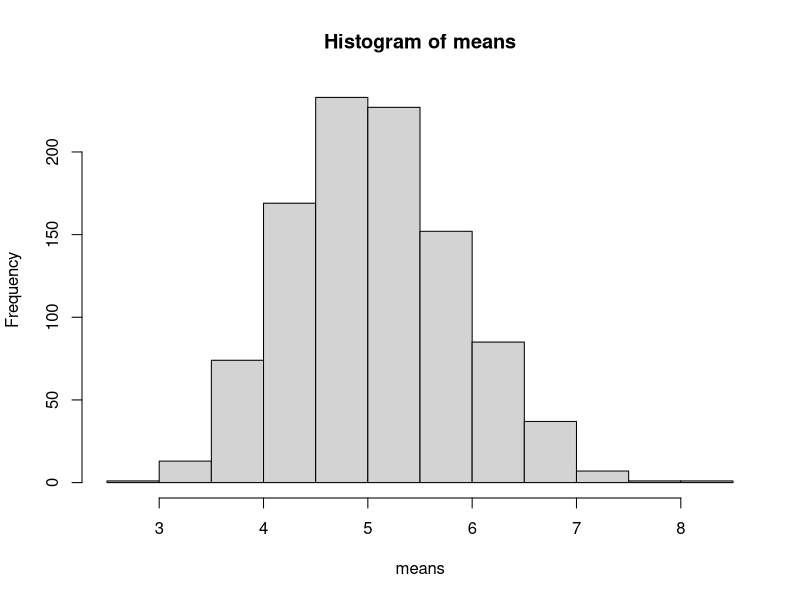
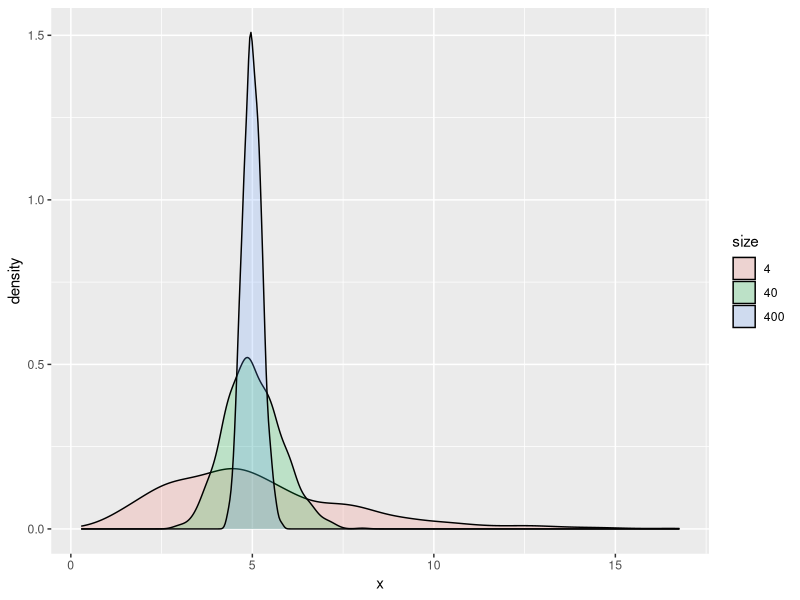
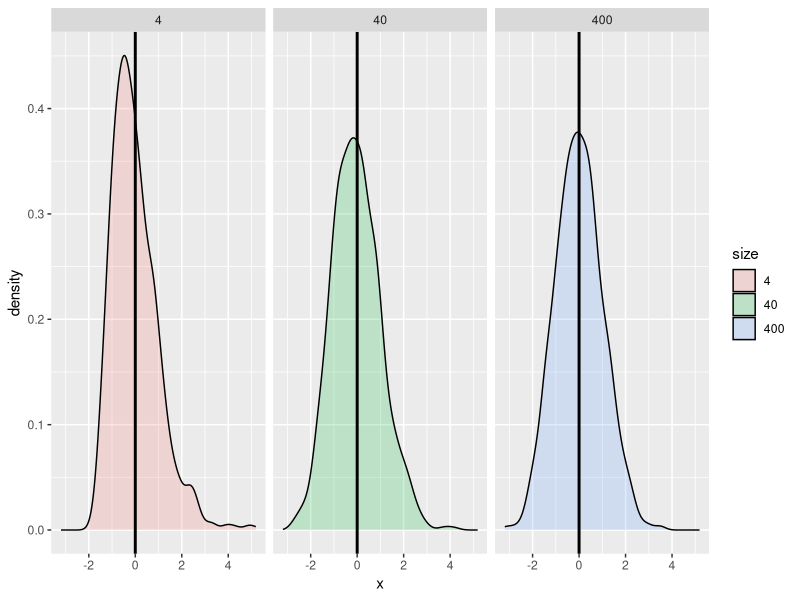

Recreate these plots in R, in order.
## ---- chunk 1
lambda<-0.2
means<-apply(matrix(rexp(40000,lambda),1000, 40), 1, mean)
hist(means)
mean(means)
sd(means)
## ---- chunk 2
library(ggplot2)
library(dplyr)
nosim<-1000
dat <- data.frame(
  x = c(apply(matrix(rexp(4*nosim,lambda),nosim, 4), 1, mean),
        apply(matrix(rexp(40*nosim,lambda),nosim, 40), 1, mean), 
        apply(matrix(rexp(400*nosim,lambda),nosim, 400), 1, mean)
        ),
  size = factor(rep(c(4, 40, 400), rep(nosim, 3))))
g <- ggplot(dat, aes(x = x, fill = size)) + geom_density(alpha = .20,colour = "black") 
g
#g <- g + geom_vline(xintercept = 0, size = 1)
#g+facet_grid(.~ size)

## ---- chunk 3
library(ggplot2)
library(dplyr)
nosim<-1000
dat <- data.frame(
  x = c(apply(matrix((rexp(4*nosim,lambda)-1/lambda)/((1/lambda) / sqrt(4)),nosim, 4), 1, mean),
        apply(matrix((rexp(40*nosim,lambda)-1/lambda)/((1/lambda) / sqrt(40)),nosim, 40), 1, mean), 
        apply(matrix((rexp(400*nosim,lambda)-1/lambda)/((1/lambda) / sqrt(400)),nosim, 400), 1, mean)
        ),
  size = factor(rep(c(4, 40, 400), rep(nosim, 3))))
g <- ggplot(dat, aes(x = x, fill = size)) + geom_density(alpha = .20,colour = "black") 
g <- g + geom_vline(xintercept = 0, size = 1)
g+facet_grid(.~ size)

